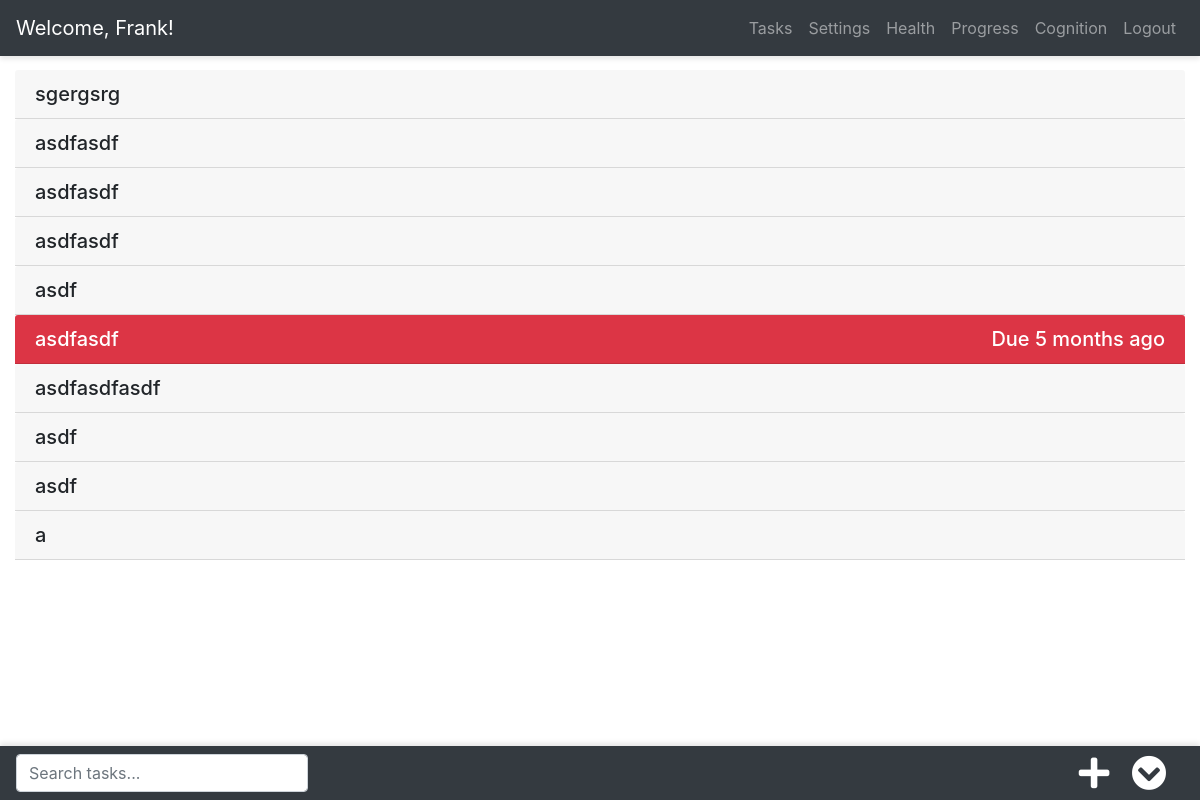
The page /tasks (signed in) on the database its author committed.
### app/models.py (models this page shows, shortened)
class User(UserMixin, db.Model):
    id = db.Column(db.Integer, primary_key=True)
    username = db.Column(db.String(64), index=True, unique=True)
    email = db.Column(db.String(120), index=True, unique=True)
    password_hash = db.Column(db.String(128))
    tasks = db.relationship('Task', backref='author', lazy='dynamic')
    weights = db.relationship('Weight', backref='author', lazy='dynamic')
    tests = db.relationship('Test', backref='author', lazy='dynamic')
    current_task_id = db.Column(db.Integer)

class Task(db.Model):
    id = db.Column(db.Integer, primary_key=True)
    title = db.Column(db.String(140))
    notes = db.Column(db.String(5000))
    timestamp = db.Column(db.DateTime, index=True, default=datetime.now)
    complete = db.Column(db.Boolean, default=False)
    last_updated = db.Column(db.DateTime, default=datetime.now)
    deadline = db.Column(db.DateTime)
    user_id = db.Column(db.Integer, db.ForeignKey('user.id'))
    start_time = db.Column(db.DateTime)
    end_time = db.Column(db.DateTime)
    location = db.Column(db.String(140))
    isEvent = db.Column(db.Boolean, default=False)
    stashed = db.Column(db.Boolean, default=False)

### app/routes.py (the view, shortened to what this page needs)
@app.route("/tasks", methods=['GET', 'POST'])
@login_required
def tasks():
    tasks = current_user.tasks.filter_by(stashed=False).order_by(Task.timestamp.desc()).all()
    stashed_tasks = current_user.tasks.filter_by(stashed=True).order_by(Task.timestamp.desc()).all()
    now = datetime.now()
    form = TaskForm()
    return render_template('tasks.html', now=now, tasks=tasks, stashed_tasks=stashed_tasks, form=form, action="Create")

### app/forms.py
class TaskForm(FlaskForm):
    title = StringField('Title', validators=[DataRequired(), Length(max=140)])
    notes = TextAreaField('Notes')
    location = StringField('Location')
    deadline = DateTimeField('Deadline', format="%m/%d/%Y %I:%M %p", validators=[Optional()])
    start_time = DateTimeField('Start Time', format="%m/%d/%Y %I:%M %p", validators=[Optional()])
    end_time = DateTimeField('End Time', format="%m/%d/%Y %I:%M %p", validators=[Optional()])
    submit = SubmitField('Submit')

### app/models.py (called while the page is built)
@login.user_loader
def load_user(user_id):
    return User.query.get(user_id)

### app/templates/tasks.html (shortened to what this page needs)
{% extends "base.html" %}
{% block app_content %}
<div class="row">
	<div class="col">
		<div id="accordion" class="searchable">
			{% for task in tasks %}
			{% include '_task.html' %}
			{% endfor %}
		</div>
	</div>
</div>
<div class="row" style="padding-top:40px;">
	<div class="col" id="scrollToLocation">
	</div>
</div>
{% endblock %}
{% block bottom_nav %}
<nav class="navbar header-bottom fixed-bottom navbar-expand navbar-dark bg-dark">
	<input id="filterinput" class="filterform form-control w-25" type="text"/ placeholder="Search tasks...">
	<div class="collapse navbar-collapse" id="bottom-bar">
		<ul class="navbar-nav ml-auto" id="bottomnav">
			<li>
				<a class="fas fa-plus deco-none" style="color:white;" href="{{ url_for('new_task') }}"></a>
			</li>
			<li>
				<a class="fas fa-chevron-circle-down" style="color:white;" data-toggle="collapse" data-target="#stashed_accordion" aria-controls="stashed_accordion" aria-expanded="false" aria-label="Toggle stashed" id="view_stashed"></a>
			</li>
		</ul>
	</div>
</nav>
{% endblock %}

### app/templates/base.html (shortened to what this page needs)
<!DOCTYPE html>
<html lang="en">
<head>
	{% block head %}
	<link href="https://stackpath.bootstrapcdn.com/bootstrap/4.1.3/css/bootstrap.min.css" rel="stylesheet">
	<link href="https://cdnjs.cloudflare.com/ajax/libs/bootstrap-datetimepicker/4.17.47/css/bootstrap-datetimepicker.css" rel="stylesheet"/>
	<link rel="stylesheet" href="https://use.fontawesome.com/releases/v5.2.0/css/all.css">
	<link href="{{ url_for('static', filename='css/base_navbar.css') }}" rel="stylesheet"/>
	<link href="{{ url_for('static', filename='css/alert.css') }}" rel="stylesheet"/>
	<link href="{{ url_for('static', filename='css/custom.css') }}" rel="stylesheet"/>
	{% endblock %}
</head>
<body>
	<div id="wrapper" class="animate">
		{% block navbar %}
		<nav class="navbar header-top fixed-top navbar-expand-lg navbar-dark bg-dark " id="top-nav">
			<a class="navbar-brand" href="{{ url_for('index') }}">{% if current_user.is_anonymous %}<img class="logo" src="{{ url_for('static', filename='img/logo_invert.png')}}"/>{% else %}Welcome, {{ current_user.username }}!{% endif %}</a>
			<div class="collapse navbar-collapse" id="navbarText">
				<ul class="navbar-nav ml-md-auto d-md-flex">
					{% if current_user.is_anonymous %}
					<li class="nav-item">
						<a class="nav-link" href="{{ url_for('login') }}">Login</a>
					</li>
					<li class="nav-item">
						<a class="nav-link" href="{{ url_for('register') }}">Register</a>
					</li>
					{% else %}
					<li class="nav-item">
						<a class="nav-link" href="{{ url_for('tasks') }}">Tasks</a>
					</li>
					<li class="nav-item">
						<a class="nav-link" href="{{ url_for('settings') }}">Settings</a>
					</li>
					<li class="nav-item">
						<a class="nav-link" href="{{ url_for('health') }}">Health</a>
					</li>
					<li class="nav-item">
						<a class="nav-link" href="{{ url_for('progress') }}">Progress</a>
					</li>
					<li class="nav-item">
						<a class="nav-link" href="{{ url_for('cognition') }}">Cognition</a>
					</li>
					<li class="nav-item">
						<a class="nav-link" href="{{ url_for('logout') }}">Logout</a>
					</li>
					{% endif %}
				</ul>
			</div>
		</nav>
		{% block bottom_nav %}
		{% endblock %}
	{% endblock %}
	{% block content %}
	<div class="container-fluid">
		{% block app_content %}{% endblock %}
	</div>
	{% endblock %}
</div>
</body>
</html>

### app/templates/_task.html (shortened to what this page needs)
<div id="checker">
	<div class="card-header{% if task.complete %} bg-success text-white
	{% elif task.deadline %}{% if task.deadline < now %} bg-danger text-white{% endif %}
	{% elif current_user.current_task_id == task.id %} bg-primary text-white{% endif %}" id="heading{{task.id}}" data-toggle="collapse" data-target="#collapse{{ task.id }}" style="cursor: pointer" aria-expanded="true" aria-controls="collapse{{task.id}}">
		<h5 class="mb-0">
			{{ task.title }}
			{% if task.deadline %}
			<div class="float-sm-right">
				Due {{ moment(task.deadline, local=True).fromNow()}}
			</div>
			{% endif %}
		</h5>
	</div>
</div>

### app/static/css/base_navbar.css (style rules this page uses)
#wrapper { padding:15px 15px; }
.header-top { box-shadow: 0 3px 5px rgba(0,0,0,.1) }
.header-bottom { box-shadow: 0 -3px 5px rgba(0,0,0,.1) }
@media (min-width:992px) { #wrapper { padding: 15px 15px 15px 15px; } }
.animate { -webkit-transition:all .3s ease-in-out;-moz-transition:all .3s ease-in-out;-o-transition:all .3s ease-in-out;-ms-transition:all .3s ease-in-out;transition:all .3s ease-in-out }

### app/static/css/custom.css (style rules this page uses)
body { padding-top: 55px; word-wrap:break-word; padding-bottom:55px; }
.container-fluid { padding-left:0px; padding-right:0px; overflow: hidden; text-overflow: clip; // The default, it just disappears text-overflow: ellipsis; // Or, you can make an ellipsis (...) appear where the text is cut off }
.fas, .fab { font-size: 20px; display: inline-block; width:40px; text-align: center; }
#bottomnav > li { margin-left:0px; margin-right:15px; }
.fa-plus, .fa-chevron-circle-down, .fa-chevron-circle-up { cursor: pointer; font-size: 35px; }
.deco-none { color: inherit; text-decoration: inherit; }
.deco-none:link { color: inherit; text-decoration: inherit; }

### rows shown on the page
User: username "Frank"
Task: title "sgergsrg"
Task: title "asdfasdf"
Task: title "asdfasdf"
Task: title "asdfasdf"
Task: title "asdf"
Task: title "asdfasdf", deadline "5 months ago"
Task: title "asdfasdfasdf"
Task: title "asdf"
Task: title "asdf"
Task: title "a"
